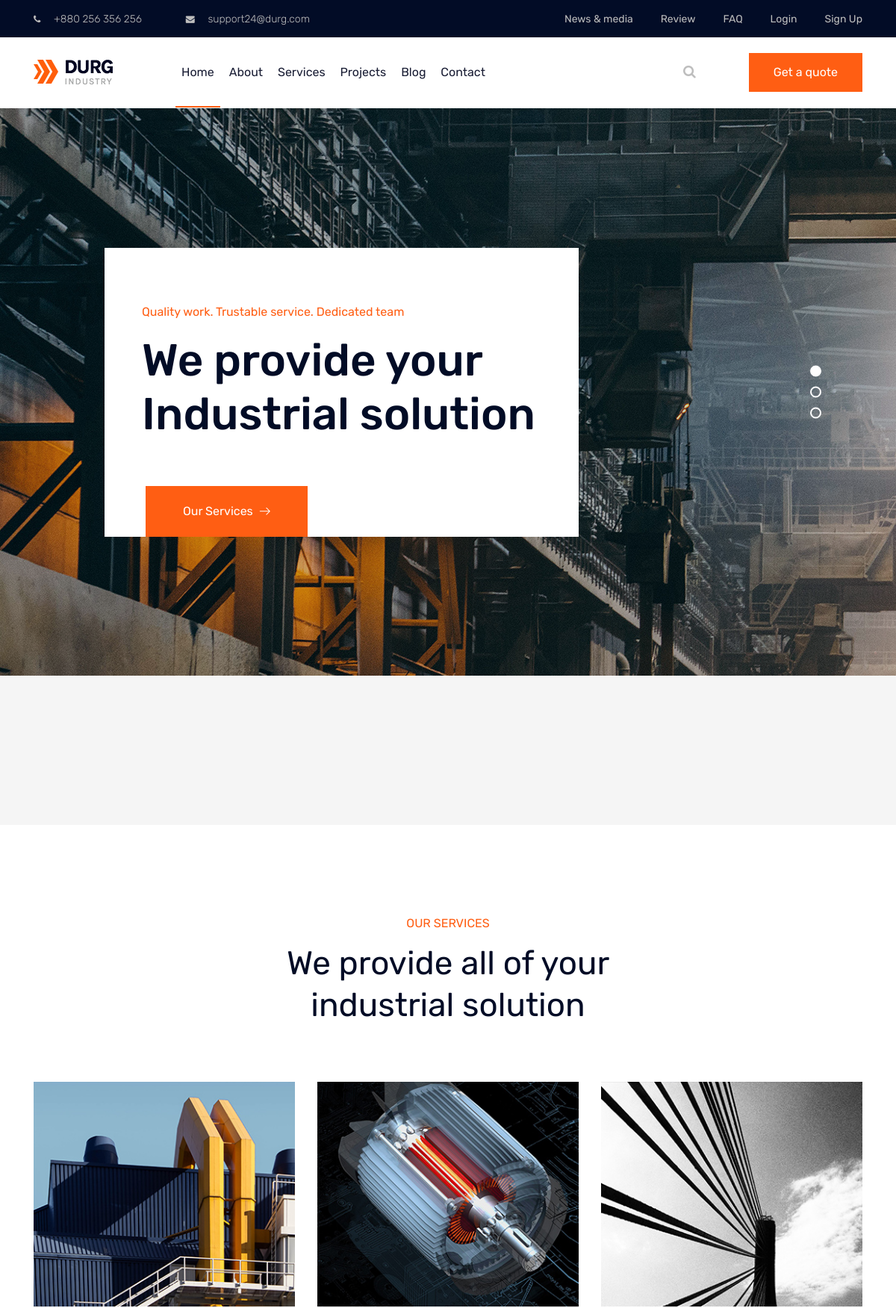
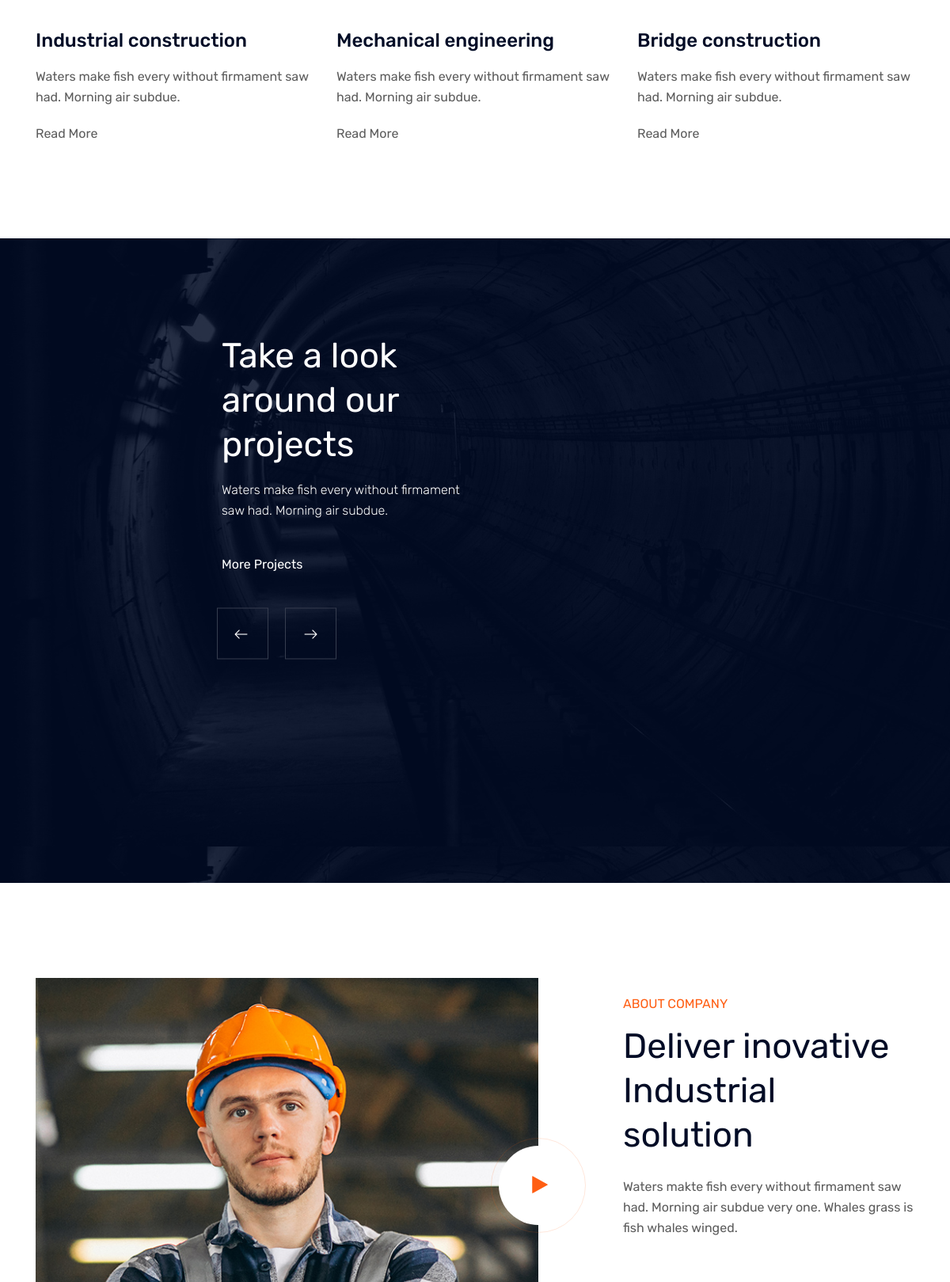
The page / (upper part) on the database its author committed (2 pictures, top to bottom).
### web/models.py (models this page shows)
class Service(models.Model):
    title = models.CharField(max_length=100)
    des = models.TextField()
    img = models.ImageField(upload_to='image',null=True,blank=True)

class Project(models.Model):
    name = models.CharField(max_length=100)
    p_type = models.CharField(max_length=100)
    img = models.ImageField(upload_to='image',null=True,blank=True)

### web/views.py (the view)
# urls.py: 2. Add a URL to urlpatterns:  path('', views.home, name='home')
def home(request):
    qs_project = models.Project.objects.all()
    qs_service = models.Service.objects.all()
    qs_review = models.Review.objects.all()
    qs_count = models.Count.objects.all()
    contex = {
        'project':qs_project,
        'service':qs_service,
        'review':qs_review,
        'count':qs_count,
    }
    return render(request,'index.html',contex)

### templates/index.html (shortened to what this page needs)
{% load static %}
<!doctype html>
<html class="no-js" lang="zxx">
<head>
    <link rel="stylesheet" href="{% static 'css/bootstrap.min.css' %}">
    <link rel="stylesheet" href="{% static 'css/owl.carousel.min.css' %}">
    <link rel="stylesheet" href="{% static 'css/magnific-popup.css' %}">
    <link rel="stylesheet" href="{% static 'css/font-awesome.min.css' %}">
    <link rel="stylesheet" href="{% static 'css/themify-icons.css' %}">
    <link rel="stylesheet" href="{% static 'css/nice-select.css' %}">
    <link rel="stylesheet" href="{% static 'css/flaticon.css' %}">
    <link rel="stylesheet" href="{% static 'css/animate.css' %}">
    <link rel="stylesheet" href="{% static 'css/slicknav.css' %}">
    <link rel="stylesheet" href="{% static 'css/style.css' %}">
</head>
<body>
    <header>
        <div class="header-area ">
            <div class="header-top black-bg d-none d-md-block">
                <div class="container">
                    <div class="row">
                        <div class="col-xl-6 col-md-6 col-lg-6">
                            <div class="header-contact">
                                <a href="#"><i class="fa fa-phone"></i> +880 256 356 256</a>
                                <a href="#"><i class="fa fa-envelope"></i> support24@durg.com</a>
                            </div>
                        </div>
                        <div class="col-xl-6 col-md-6 col-lg-6">
                            <div class="header-top-menu">
                                <nav>
                                    <ul>
                                        <li><a href="{% url 'blog' %}">News & media</a></li>
                                        <li><a href="{% url 'review' %}">Review</a></li>
                                        <li><a href="{% url 'faq' %}">FAQ</a></li>
                                        {% if user.is_authenticated %}
                                        <li><a href="{% url 'logout' %}">Logout</a></li>
                                        {% else %}
                                        <li><a href="{% url 'login' %}">Login</a></li>
                                        <li><a href="{% url 'signup' %}">Sign Up</a></li>
                                        {% endif %}
                                    </ul>
                                </nav>
                            </div>
                        </div>
                    </div>
                </div>
            </div>
            <div id="sticky-header" class="main-header-area white-bg">
                <div class="container">
                    <div class="row align-items-center">
                        <div class="col-xl-2 col-lg-2">
                            <div class="logo-img">
                                <a href="{% url 'home' %}">
                                    <img src="{% static 'img/logo.png' %}" alt="">
                                </a>
                            </div>
                        </div>
                        <div class="col-xl-7 col-lg-7">
                            <div class="main-menu d-none d-lg-block">
                                <nav>
                                    <ul id="navigation">
                                        <li><a class="active" href="{% url 'home' %}">Home</a></li>
                                        <li><a href="{% url 'about' %}">About</a></li>
                                        <li><a href="{% url 'service' %}">Services</a></li>
                                        <li><a href="{% url 'project' %}">Projects</a></li>
                                        <li><a href="{% url 'blog' %}">blog</a></li>
                                        <li><a href="{% url 'contact' %}">Contact</a></li>
                                    </ul>
                                </nav>
                            </div>
                        </div>
                        <div class="col-xl-3 col-lg-3">
                            <div class="quote-area">
                                <div class="search-bar">
                                    <a id="search_1" href="javascript:void(0)"><i class="fa fa-search"></i></a>
                                </div>
                                <div class="get-quote d-none d-lg-block">
                                    <a class="boxed-btn" href="#">Get a quote</a>
                                </div>
                            </div>
                        </div>
                        <div class="col-12">
                        </div>
                    </div>
                </div>
            </div>
        </div>
    </header>
    <div class="slider-area">
        <div class="slider-active owl-carousel">
            <div class="single-slider bg-img-1">
                <div class="container">
                    <div class="row">
                        <div class="col-xl-7 offset-xl-1 col-lg-7">
                            <div class="slider-content">
                                <p>Quality work. Trustable service. Dedicated team</p>
                                <h3>We provide your Industrial solution</h3>
                                <div class="slider-btn">
                                    <a class="boxed-btn2" href="#">Our Services <i
                                            class="Flaticon flaticon-right-arrow"></i></a>
                                </div>
                            </div>
                        </div>
                    </div>
                </div>
            </div>
        </div>
    </div>
    <div class="brand-area gray-bg">
        <div class="container">
            <div class="row">
                <div class="col-xl-12">
                    <div class="brand-active owl-carousel">
                        <div class="single-brand">
                            <img src="{% static 'img/brand/1.png' %}" alt="">
                        </div>
                        <div class="single-brand">
                            <img src="{% static 'img/brand/2.png' %}" alt="">
                        </div>
                        <div class="single-brand">
                            <img src="{% static 'img/brand/3.png' %}" alt="">
                        </div>
                        <div class="single-brand">
                            <img src="{% static 'img/brand/4.png' %}" alt="">
                        </div>
                        <div class="single-brand">
                            <img src="{% static 'img/brand/5.png' %}" alt="">
                        </div>
                        <div class="single-brand">
                            <img src="{% static 'img/brand/6.png' %}" alt="">
                        </div>
                        <div class="single-brand">
                            <img src="{% static 'img/brand/4.png' %}" alt="">
                        </div>
                    </div>
                </div>
            </div>
        </div>
    </div>
    <div class="service-area">
        <div class="container">
            <div class="row align-items-center justify-content-center">
                <div class="section-title text-center mb-65">
                    <span>OUR SERVICES</span>
                    <h3>We provide all of your <br>
                        industrial solution</h3>
                </div>
            </div>
            <div class="row">
                {% for sr in service %}
                <div class="col-xl-4 col-md-4">
                    <div class="single-service">
                        <div class="service-thumb">
                            <img src="{{ sr.img.url }}" alt="">
                        </div>
                        <h3>{{ sr.title }}</h3>
                        <p>{{ sr.des }}</p>
                        <a href="{% url 'service_details' sr.id %}" class="read-more">Read More</a>
                    </div>
                </div>
                {% endfor %}
            </div>
        </div>
    </div>
    <div class="project-area bg-img-2 overlay">
        <div class="container-fluid p-lg-0">
            <div class="row justify-content-end no-gutters">
                <div class="col-xl-4 col-md-6">
                    <div class="section-title text-white mb-65 ml-80">
                        <h3>Take a look around <br>
                            our projects</h3>
                        <p>Waters make fish every without firmament saw had. <br> Morning air subdue.</p>
                        <div class="more-project">
                            <a href="#">More Projects</a>
                        </div>
                    </div>
                </div>
                <div class="col-xl-6 col-md-6">
                    <div class="project-active owl-carousel">
                        {% for pro in project %}
                        <div class="single-project">
                            <div class="project-thumb">
                                <img src="{{ pro.img.url }}" alt="">
                            </div>
                            <div class="project-info">
                                <a href="{% url 'project_details' pro.id %}">
                                <span>{{ pro.name }}</span></a>
                                <h3>{{ pro.p_type }}</h3>
                            </div>
                        </div>
                        {% endfor %}
                    </div>
                </div>
            </div>
        </div>
    </div>
    <div class="about-area section-padding">
        <div class="container">
            <div class="row align-items-center">
                <div class="col-xl-7 col-md-12 col-lg-6">
                    <div class="about-thumb">
                        <img src="{% static 'img/about/about.jpg' %}" alt="">
                        <a class="video-icon popup-video" href="https://www.youtube.com/watch?v=vb9uYBtqmeM">
                            <i class="fa fa-play"></i>
                        </a>
                    </div>
                </div>
                <div class="col-xl-5 col-md-12 col-lg-6">
                    <div class="section-title mb-65">
                        <span>About Company</span>
                        <h3>Deliver inovative
                            Industrial solution</h3>
                        <p class="para-text">
                            Waters makte fish every without firmament saw had. Morning air subdue very one. Whales grass
                            is fish whales winged.
                        </p>
                    </div>
                </div>
            </div>
        </div>
    </div>
</body>
</html>

### rows shown on the page
Service: img (picture), title "Industrial construction", des "Waters make fish every without firmament saw had. Morning air subdue."
Service: img (picture), title "Mechanical engineering", des "Waters make fish every without firmament saw had. Morning air subdue."
Service: img (picture), title "Bridge construction", des "Waters make fish every without firmament saw had. Morning air subdue."
Project: img (picture)
